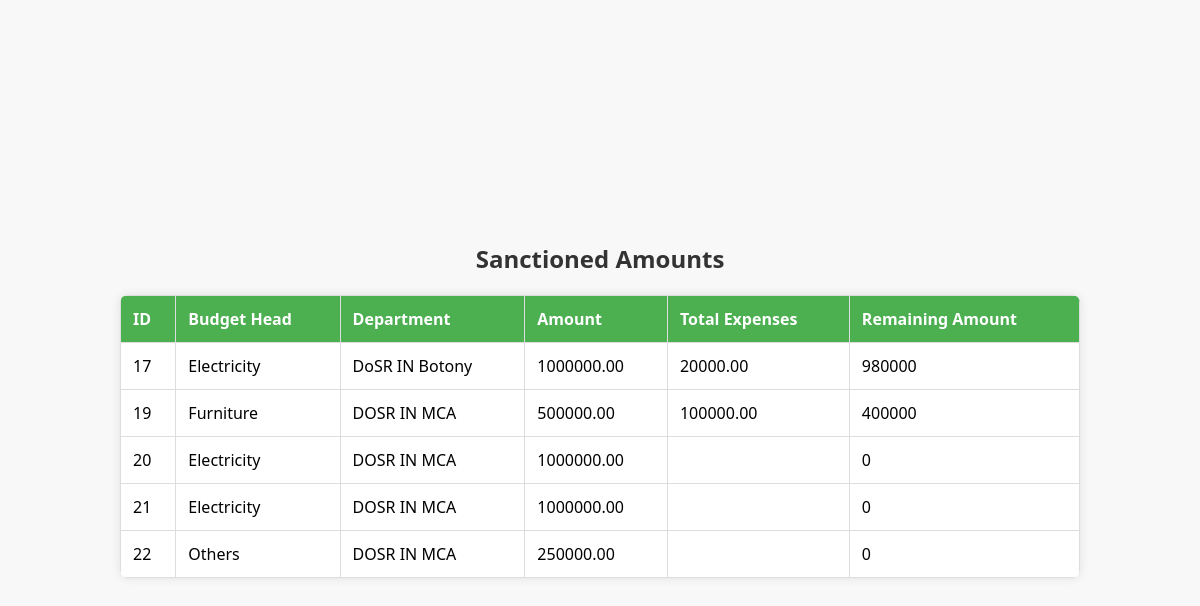
Screenshot of /Bill_Processing/view_amount.php with the database file from the repository.
### tables this page shows
CREATE TABLE `sanctioned_amounts` (
  `id` int(11) NOT NULL,
  `budget_head` varchar(255) NOT NULL,
  `department` varchar(255) NOT NULL,
  `amount` decimal(10,2) NOT NULL,
  `remaining_amount` float DEFAULT 0 CHECK (`remaining_amount` >= 0),
  `total_expenses` decimal(10,2) DEFAULT NULL
);

### Bill_Processing/view_amount.php (the view, shortened to what this page needs)
<?php
include('db.php');
$query_sanctioned_amounts = "SELECT * FROM sanctioned_amounts";
$result_sanctioned_amounts = mysqli_query($conn, $query_sanctioned_amounts);
?>
<!DOCTYPE html>
<html lang="en">
<head>
</head>
<body>
    <h2>Sanctioned Amounts</h2>
    <table>
        <thead>
            <tr>
                <th>ID</th>
                <th>Budget Head</th>
                <th>Department</th>
                <th>Amount</th>
                <th>Total Expenses</th>
                <th>Remaining Amount</th>
            </tr>
        </thead>
        <tbody>
            <?php
            while ($row = mysqli_fetch_assoc($result_sanctioned_amounts)) {
                echo "<tr>";
                echo "<td>" . $row['id'] . "</td>";
                echo "<td>" . $row['budget_head'] . "</td>";
                echo "<td>" . $row['department'] . "</td>";
                echo "<td>" . $row['amount'] . "</td>";
                echo "<td>" . $row['total_expenses'] . "</td>";
                echo "<td>" . $row['remaining_amount'] . "</td>";
                echo "</tr>";
            }
            ?>
        </tbody>
    </table>
</body>
</html>

### Bill_Processing/view_amount.php (style rules this page uses)
body { font-family: 'Segoe UI', Tahoma, Geneva, Verdana, sans-serif; background-color: #f8f8f8; margin: 0; padding: 0; display: flex; flex-direction: column; align-items: center; justify-content: center; min-height: 100vh; }
table { width: 80%; border-collapse: collapse; margin-top: 20px; box-shadow: 0 0 10px rgba(0, 0, 0, 0.1); background-color: #fff; border-radius: 8px; overflow: hidden; }
th, td { border: 1px solid #ddd; padding: 12px; text-align: left; }
th { background-color: #4caf50; color: #fff; }
h2 { text-align: center; color: #333; margin: 20px 0 0; }

### rows the page displays
sanctioned_amounts: id "17", budget_head "Electricity", department "DoSR IN Botony", amount "1000000.00", total_expenses "20000.00", remaining_amount "980000"
sanctioned_amounts: id "19", budget_head "Furniture", department "DOSR IN MCA", amount "500000.00", total_expenses "100000.00", remaining_amount "400000"
sanctioned_amounts: id "20", budget_head "Electricity", department "DOSR IN MCA", amount "1000000.00", remaining_amount "0"
sanctioned_amounts: id "21", budget_head "Electricity", department "DOSR IN MCA", amount "1000000.00", remaining_amount "0"
sanctioned_amounts: id "22", budget_head "Others", department "DOSR IN MCA", amount "250000.00", remaining_amount "0"
